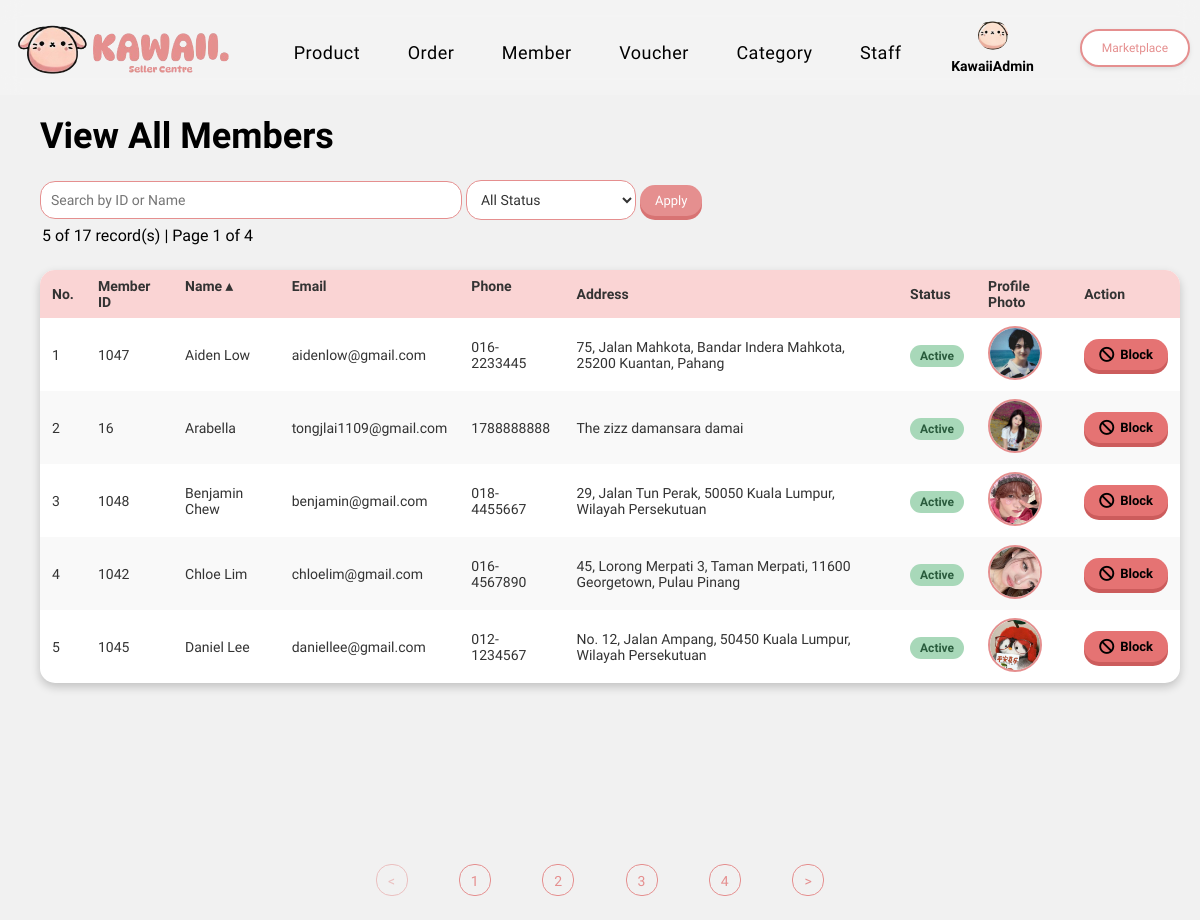
The app's page /project/adminpage/Member/memberTable.php (signed in) with its own data.
### tables this page shows
CREATE TABLE `member` (
  `memberID` int(11) NOT NULL,
  `memberName` varchar(255) NOT NULL,
  `memberEmail` varchar(255) NOT NULL,
  `memberPassword` varchar(255) NOT NULL,
  `phoneNumber` varchar(20) NOT NULL,
  `memberAddress` text NOT NULL,
  `status` enum('active','inactive') NOT NULL DEFAULT 'active',
  `profilePhoto` varchar(255) DEFAULT NULL
);

### project/_base.php (called while the page is built, shortened)
<?php
function req($key, $value = null) {
    $value = $_REQUEST[$key] ?? $value;
    return is_array($value) ? array_map('trim', $value) : trim($value);
}
function encode($value) {
    return htmlentities($value);
}
$_user = $_SESSION['_user'] ?? null;
?>

### project/adminpage/Member/memberTable.php (the view, shortened to what this page needs)
<?php
require '../../_base.php';
require_once '../../lib/SimplePager.php';
$searchTerm = req('search');
$statusFilter = req('status');
$fields = [
    'memberID'   => 'Member ID',
    'memberName' => 'Name',
    'memberEmail' => 'Email',
    'phoneNumber' => 'Phone'
];
$sort = req('sort');
key_exists($sort, $fields) || $sort = 'memberName';
$dir = req('dir');
in_array($dir, ['asc', 'desc']) || $dir = 'asc';
$page = req('page', 1);
$whereConditions = ["1=1"];
$params = [];
$whereClause = implode(' AND ', $whereConditions);
$p = new SimplePager(
    "SELECT * FROM member WHERE $whereClause ORDER BY $sort $dir",
    $params,
    5,
    $page
);
$members = $p->result;
include '../../_headadmin.php';
?>
    <link rel="stylesheet" href="/css/member.css">
        <h1 class="staff-title">View All Members</h1>
        <form class="search-form" method="GET">
            <input type="text" name="search" placeholder="Search by ID or Name" value="<?= encode($searchTerm) ?>">
            <select name="status">
                <option value="">All Status</option>
            </select>
            <button type="submit" class="search-button">Apply</button>
        </form>
        <p class="record-count">
            <?= $p->count ?> of <?= $p->item_count ?> record(s) |
            Page <?= $p->page ?> of <?= $p->page_count ?>
        </p>
        <div class="table-container"id="category-table" style="position:fixed;height:500px;">
            <table class="category-table">
                <thead>
                    <tr>
                        <th>No.</th>
                        <?php foreach ($fields as $field => $label): ?>
                            <th>
                                <a href="?<?= http_build_query([
                                    'sort' => $field,
                                    'dir' => ($sort === $field && $dir === 'asc') ? 'desc' : 'asc',
                                    'search' => $searchTerm,
                                    'status' => $statusFilter,
                                    'page' => $page
                                ]) ?>">
                                    <?= $label ?>
                                    <?php if ($sort === $field): ?>
                                        <?= $dir === 'asc' ? '▴' : '▾' ?>
                                    <?php endif; ?>
                                </a>
                            </th>
                        <?php endforeach; ?>
                        <th>Address</th>
                        <th>Status</th>
                        <th>Profile Photo</th>
                        <th>Action</th>
                    </tr>
                </thead>
                <tbody>
                    <?php if (empty($members)): ?>
                        <tr>
                            <td colspan="9" class="no-results">
                                No members found
                                <?php if ($searchTerm): ?>
                                    matching: <strong><?= encode($searchTerm) ?></strong>
                                <?php endif; ?>
                                <?php if ($statusFilter): ?>
                                    with status: <strong><?= ucfirst(encode($statusFilter)) ?></strong>
                                <?php endif; ?>
                            </td>
                        </tr>
                    <?php else: ?>
                        <?php foreach ($members as $index => $member): ?>
                            <?php
                            $statusClass = 'status-badge ';
                            switch ($member->status) {
                                case 'active':
                                    $statusClass .= 'status-active';
                                    break;
                            }
                            ?>
                            <tr>
                                <td><?= $index + 1 + (($page - 1) * 5) ?></td>
                                <td><?= encode($member->memberID) ?></td>
                                <td><?= encode($member->memberName) ?></td>
                                <td><?= encode($member->memberEmail) ?></td>
                                <td><?= encode($member->phoneNumber) ?></td>
                                <td><?= encode($member->memberAddress) ?></td>
                                <td>
                                    <span class="<?= $statusClass ?>">
                                        <?= ucfirst($member->status) ?>
                                    </span>
                                </td>
                                <td>
                                    <img class="profile-img" src="../../profile/<?= encode($member->profilePhoto) ?>" alt="Profile Photo">
                                </td>
                                <td>
                                    <?php if ($member->status === 'active') : ?>
                                        <a href="blockmem.php?id=<?= $member->memberID ?>" class="btn btn-deactivate">
                                            <i class="fas fa-ban"></i> Block
                                        </a>
                                    <?php elseif ($member->status === 'inactive' || $member->status === 'blocked') : ?>
                                        <a href="unblockmem.php?id=<?= $member->memberID ?>" class="btn btn-activate">
                                            <i class="fas fa-ban"></i> Unblock
                                        </a>
                                    <?php elseif ($member->status === 'pending') : ?>
                                        <a href="approvemem.php?id=<?= $member->memberID ?>" class="btn btn-activate">
                                            <i class="fas fa-check-circle"></i> Approve
                                        </a>
                                    <?php endif; ?>
                                </td>
                            </tr>
                        <?php endforeach; ?>
                    <?php endif; ?>
                </tbody>
            </table>
        </div>
        <div class="pagination">
            <?= $p->html(http_build_query([
                'search' => $searchTerm,
                'status' => $statusFilter,
                'sort' => $sort,
                'dir' => $dir
            ])) ?>
        </div>
</body>
</html>

### project/_headadmin.php (shortened to what this page needs)
<!DOCTYPE html>
<html lang="en">
<head>
    <link rel="stylesheet" href="/css/admin.css">
    <link rel="stylesheet" href="https://cdnjs.cloudflare.com/ajax/libs/font-awesome/6.7.2/css/all.min.css" />
</head>
<?php
require_once __DIR__ . '/_base.php';
?>
<body>
    <header>
        <div class="header-top">
            <a href="/adminpage/dashboard.php"><img src="/images/LogoSellerCentre.png" class="logo"></a>
            <nav>
                <div class="dropdown">
                    <a class="dropbtn">Product</a>
                </div>
                <div class="dropdown">
                    <a href="/adminpage/Order/orderTable.php" class="dropbtn">Order</a>
                </div>
                <div class="dropdown">
                    <a href="/adminpage/Member/memberTable.php" class="dropbtn">Member</a>
                </div>
                <div class="dropdown">
                    <a class="dropbtn">Voucher</a>
                </div>
                <div class="dropdown">
                    <a class="dropbtn">Category</a>
                </div>
                <?php if ($_user->role === ROLE_ADMIN): ?>
                    <div class="dropdown">
                        <a href="#" class="dropbtn">Staff</a>
                    </div>
                <?php endif; ?>
            </nav>
            <div class="header-nav-icons">
                <ul>
                    <li>
                        <div class="dropdown">
                            <a href="#" class="dropbtn">
                                <?php if (isset($_user->profilePhoto) && $_user->profilePhoto): ?>
                                    <img src="/profile/<?= encode($_user->profilePhoto) ?>" alt="Profile Photo" class="profile-photo-icon">
                                <?php else: ?>
                                    <div class="default-profile-icon">
                                        <i class="fas fa-user-circle"></i>
                                    </div>
                                <?php endif; ?>
                                <span class="user-name"><?= encode($_user->name) ?></span>
                            </a>
                        </div>
                    </li>
                    <li>
                        <a href="/index.php" class="marketplace-button">Marketplace</a>
                    </li>
                </ul>
            </div>
        </div>
    </header>

### project/lib/SimplePager.php (shortened to what this page needs)
<?php
class SimplePager {
    public $page;
    public $page_count;
    public function __construct($query, $params = [], $perPage = 10, $page = 1) {
        global $_db;
        $this->limit = is_numeric($perPage) ? max($perPage, 1) : 10;
        $this->page = is_numeric($page) ? max($page, 1) : 1;
        $count_query = "SELECT COUNT(*) FROM ($query) AS total_count";
        $stm = $_db->prepare($count_query);
        $stm->execute($params);
        $this->item_count = (int)$stm->fetchColumn();
        $this->page_count = $this->item_count > 0 ? ceil($this->item_count / $this->limit) : 1;
        $offset = ($this->page - 1) * $this->limit;
        $stm = $_db->prepare($query . " LIMIT $offset, $this->limit");
        $stm->execute($params);
        $this->result = $stm->fetchAll();
        $this->count = count($this->result);
    }
    public function html($href = '', $attr = '') {
        $html = "<nav class='pager' $attr>";
        if ($this->page > 1) {
            $prev = $this->page - 1;
            $html .= "<a href='?page=$prev&$href' class='pager-arrow'>&lt;</a> ";
        } else {
            $html .= "<span class='pager-arrow disabled'>&lt;</span> ";
        }
        $start = max(1, $this->page - 2);
        $end = min($this->page_count, $this->page + 2);
        for ($i = $start; $i <= $end; $i++) {
            $active = $i == $this->page ? 'active' : '';
            $html .= "<a href='?page=$i&$href' class='$active'>$i</a> ";
        }
        if ($this->page < $this->page_count - 2) {
            $html .= "<a href='?page=$this->page_count&$href'>$this->page_count</a> ";
        }
        if ($this->page < $this->page_count) {
            $next = $this->page + 1;
            $html .= "<a href='?page=$next&$href' class='pager-arrow'>&gt;</a>";
        } else {
            $html .= "<span class='pager-arrow disabled'>&gt;</span>";
        }
        $html .= "</nav>";
        return $html;
    }
}

### project/css/member.css (style rules this page uses)
body { display: flex; justify-content: center; align-items: flex-start; min-height: 100vh; margin: 0; background-color: #f1f1f1; font-family: "Playpen Sans", serif; padding-top: 120px; }
.search-button { background-color: #e58f8f; color: #ffffff; padding: 10px 20px; border: none; border-radius: 0 15px 15px 0; font-size: 14px; cursor: pointer; transition: all 0.3s ease; font-family: "Playpen Sans", serif; box-shadow: 0 4px 0 #d87373; }
.search-form { position: fixed; top: 180px; width: 800px; left: 40px; }
.search-form input[type="text"] { width: 400px; padding: 10px; border: 1px solid #e58f8f; border-radius: 15px; font-size: 14px; font-family: "Playpen Sans", serif; color: #333; transition: border-color 0.3s ease; }
.search-form select { width: 170px; padding: 10px; border: 1px solid #e58f8f; border-radius: 15px; font-size: 14px; font-family: "Playpen Sans", serif; color: #333; background-color: #ffffff; transition: border-color 0.5s ease; }
.table-container { position: absolute; margin-top: 150px; left: 40px; width: 95%; height: 80%; }
.category-table { width: 100%; height: 80%; border-collapse: collapse; background-color: #ffffff; border-radius: 15px; box-shadow: 0 4px 10px rgba(0.2, 0.2, 0.2, 0.2); }
.category-table th, .category-table td { padding: 8px 12px; text-align: left; font-family: "Playpen Sans", serif; font-size: 14px; color: #333; }
.category-table th { background-color: #fad4d4; font-weight: bold; }
.category-table tr:nth-child(even) { background-color: #f9f9f9; }
.category-table th:first-child { border-top-left-radius: 15px; }
.category-table th:last-child { border-top-right-radius: 15px; }
.category-table tr:last-child td:first-child { border-bottom-left-radius: 15px; }
.category-table tr:last-child td:last-child { border-bottom-right-radius: 15px; }
.category-table th a { color: #333; text-decoration: none; font-weight: bold; display: inline-block; width: 100%; height: 100%; }
.profile-img { width: 50px; height: 50px; object-fit: cover; border-radius: 50%; border: 2px solid #e58f8f; cursor: pointer; transition: all 0.3s ease; }
.btn { background-color: #E58F8F; color: #ffffff; padding: 8px 15px; border: none; border-radius: 15px; font-size: 13px; cursor: pointer; box-shadow: 0 4px 0 #d87373; transition: all 0.3s ease; font-family: "Playpen Sans", serif; text-decoration: none; display: inline-flex; align-items: center; justify-content: center; gap: 6px; }
.btn-deactivate { background-color: #E57373; box-shadow: 0 4px 0 #cc5c5c; color: black; font-weight: bold; }
.status-badge { padding: 4px 10px; border-radius: 12px; font-size: 12px; font-weight: 500; text-transform: capitalize; }
.status-active { background-color: #a8d8b9; color: #2a5c3d; font-weight: bolder; }
.btn i { font-size: 15px; }
.pagination { display: flex; justify-content: center; margin-top: 30px; gap: 5px; }
.pagination a, .pagination span { display: inline-block; min-width: 32px; height: 32px; line-height: 32px; padding: 0 5px; border: 1px solid #e58f8f; border-radius: 15px; color: #e58f8f; text-decoration: none; font-size: 14px; transition: all 0.3s ease; text-align: center; box-sizing: border-box; }
.pagination .disabled { opacity: 0.5; pointer-events: none; }

### records on screen
member: page "1", memberID "1047", memberName "Aiden Low", memberEmail "aidenlow@gmail.com", phoneNumber "016-2233445", memberAddress "75, Jalan Mahkota, Bandar Indera Mahkota, 25200 Kuantan, Pahang", status "Active", profilePhoto (picture)
member: page "2", memberID "16", memberName "Arabella", memberEmail "tongjlai1109@gmail.com", phoneNumber "1788888888", memberAddress "The zizz damansara damai", status "Active", profilePhoto (picture)
member: page "3", memberID "1048", memberName "Benjamin Chew", memberEmail "benjamin@gmail.com", phoneNumber "018-4455667", memberAddress "29, Jalan Tun Perak, 50050 Kuala Lumpur, Wilayah Persekutuan", status "Active", profilePhoto (picture)
member: page "4", memberID "1042", memberName "Chloe Lim", memberEmail "chloelim@gmail.com", phoneNumber "016-4567890", memberAddress "45, Lorong Merpati 3, Taman Merpati, 11600 Georgetown, Pulau Pinang", status "Active", profilePhoto (picture)
member: page "5", memberID "1045", memberName "Daniel Lee", memberEmail "daniellee@gmail.com", phoneNumber "012-1234567", memberAddress "No. 12, Jalan Ampang, 50450 Kuala Lumpur, Wilayah Persekutuan", status "Active", profilePhoto (picture)

### other values on screen
encode($_user->name) "KawaiiAdmin"
$p->count "5"
$p->item_count "17"
$p->page "1"
$p->page_count "4"
$label "Member ID"
$label "Name"
$label "Email"
$label "Phone"
$this->page_count "4"
